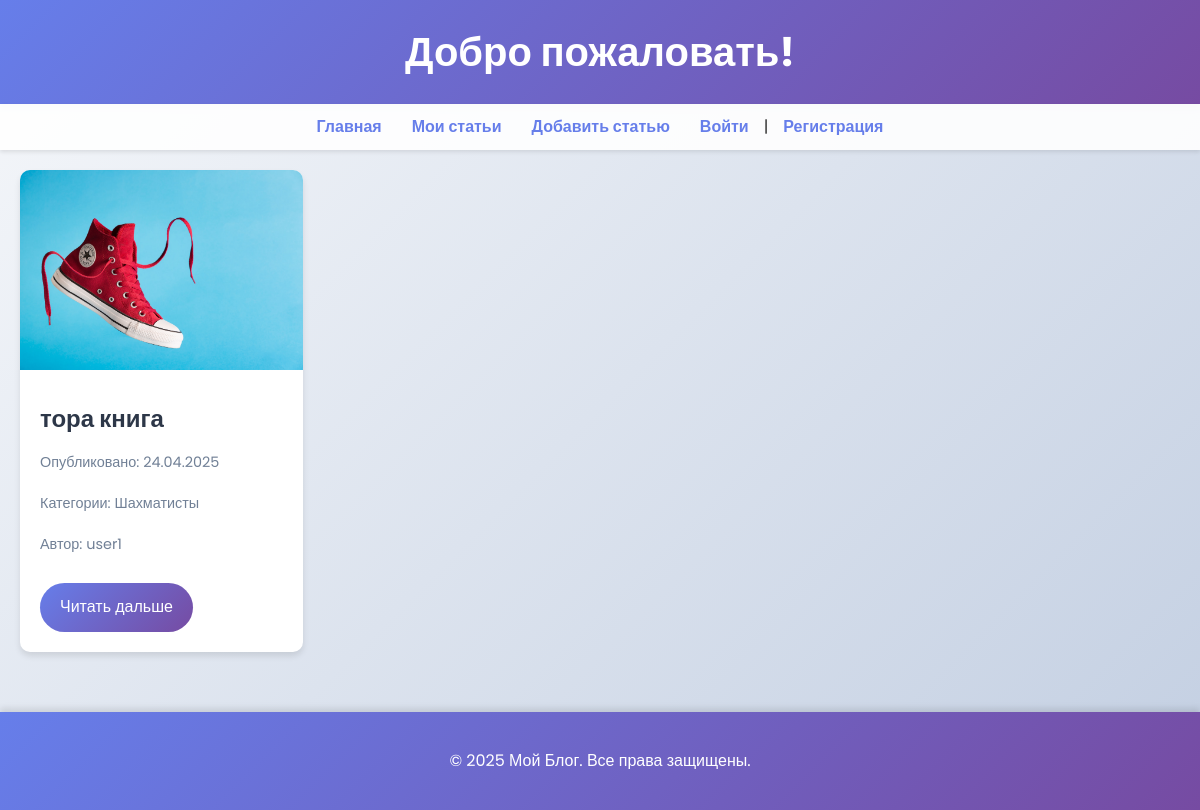
The page / on the database its author committed.
### blog/models.py (models this page shows, shortened)
class Post(models.Model):
    title = models.CharField(max_length=200, verbose_name="Название")
    created_at = models.DateTimeField(auto_now_add=True, verbose_name="Дата создания")
    updated_at = models.DateTimeField(auto_now=True, verbose_name="Дата корректировки")
    is_published = models.BooleanField(default=False, verbose_name="Опубликовано")
    slug = models.SlugField(max_length=200, verbose_name="Slug", unique=True)
    content = models.TextField(verbose_name="Контент")
    photo = models.ImageField(upload_to='posts/%Y/%m/%d/', verbose_name="Фото", blank=True, null=True)
    category = models.ForeignKey('Category', on_delete=models.SET_NULL, null=True, verbose_name="Категория")
    auther = models.ForeignKey(get_user_model(), on_delete=models.SET_NULL, related_name='posts', null=True, default=None)
    views = models.PositiveIntegerField(default=0)
    def get_absolute_url(self):
        return reverse("post_detail", kwargs={'slug_name': self.slug})
    class Meta:
        ordering = ['-created_at']
        verbose_name = 'Пост'
        verbose_name_plural = 'Посты'

class Category(models.Model):
    name = models.CharField(max_length=255, verbose_name='Категория', blank=False)
    slug = models.SlugField(max_length=100, unique=True, verbose_name='URL')
    def __str__(self):
        return self.name

### user/models.py (models this page shows, shortened)
class User(AbstractUser):
    photo = models.ImageField(upload_to="user/%Y/%m/%d", null=True, blank=True, verbose_name="Photo")
    date_of_birth = models.DateTimeField(null=True, blank=True, verbose_name="Дата рождение")

### blog/views.py (the view)
# urls.py: path('', index, name='home'),
def index(request):
    posts = Post.objects.filter(is_published=True).order_by('-created_at')
    cat = Category.objects.all()
    return render(request, 'blog/index.html', {'posts': posts, 'cat': cat})

### blog/templates/blog/index.html (shortened to what this page needs)
{% extends 'base.html' %}
{% block content %}
<div class="posts-container">
    {% for post in posts %}
    <div class="post-card">
        {% if post.photo %}
        <img src="{{ post.photo.url }}" alt="{{ post.title }}" class="post-image-1">
        {% else %}
        <div class="post-image-1 no-image">Нет фото</div>
        {% endif %}
        <div class="post-content">
            <h3 class="post-title">{{ post.title }}</h3>
            <p class="post-date">Опубликовано: {{ post.created_at|date:"d.m.Y" }}</p>
            <p class="post-date">Категории: {{ post.category }}</p>
            <p class="post-date">Автор: {{ post.auther.username|default:"Неизвестен" }}</p>
            <a href="{{ post.get_absolute_url }}" class="btn-primary">Читать дальше</a>
        </div>
    </div>
    {% empty %}
    <p>Пока нет опубликованных постов.</p>
    {% endfor %}
</div>
{% endblock %}

### blog/static/blog/css/style.css (style rules this page uses)
.body-gradient { font-family: 'Poppins', sans-serif; margin: 0; padding: 0; background: linear-gradient(135deg, #f5f7fa, #c3cfe2); color: #333; line-height: 1.6; }
.btn-primary { background: linear-gradient(135deg, #667eea, #764ba2); color: white; border: none; padding: 10px 20px; border-radius: 25px; cursor: pointer; font-size: 1rem; transition: transform 0.3s ease, box-shadow 0.3s ease; text-decoration: none; }
.posts-container { display: flex; flex-wrap: wrap; gap: 20px; padding: 20px; }
.post-card { background: white; border-radius: 10px; box-shadow: 0 4px 6px rgba(0, 0, 0, 0.1); overflow: hidden; transition: transform 0.3s ease, box-shadow 0.3s ease; }
.post-image-1 { width: 100%; height: 200px; object-fit: cover; }
.post-content { padding: 20px; }
.post-title { margin: 0 0 10px; font-size: 1.5rem; color: #2d3748; }
.post-date { margin: 0 0 15px; font-size: 0.9rem; color: #718096; }
.post-content .btn-primary { display: inline-block; margin-top: 10px; text-align: center; text-decoration: none; }
.post-content { font-size: 1.1rem; line-height: 1.8; color: #2d3748; }

### rows shown on the page
Post: photo (picture), title "тора книга", created_at "24.04.2025", category "Шахматисты", auther.username "user1"
